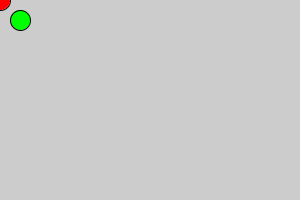
Frame 1 (no input)
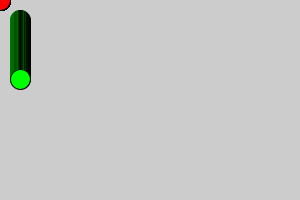
Frame 60 (the mouse pressed at the canvas centre just before this capture)
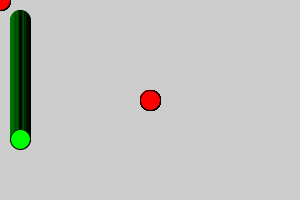
Frame 120 (the mouse held since frame 60 and released just before this capture)

The Processing sketch that drew these frames (run headless with seeded random() and noise(); from frame 60 on, the mouse is pressed at the canvas centre):

// Processing sketch: processing_106671
// ── processing_106671.pde

int x=20;
int y=20;

void setup(){

    size(300,200);

}

void draw(){
    
    fill(0,255,0);
    ellipse(x,y,20,20);
    y = y+1;
    
    fill(255,0,0);
    ellipse(mouseX,mouseY,20,20);
}
